Frame 1 (no input): blank canvas, image omitted
Frame 60 (the mouse pressed at the canvas centre just before this capture): blank canvas, image omitted
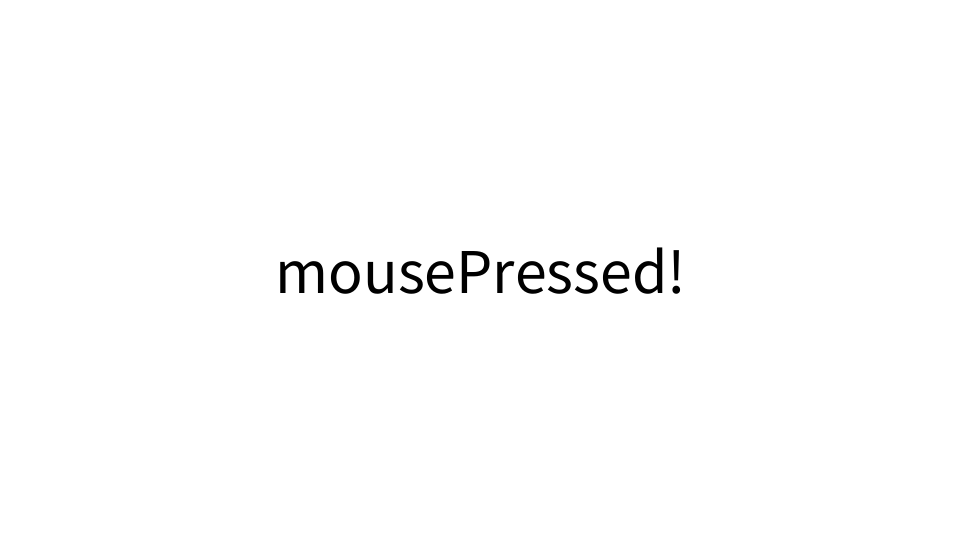
Frame 120 (the mouse held since frame 60 and released just before this capture)

The Processing sketch whose frames 1 and 60 were blank and that drew this single picture after the mouse press (run headless with seeded random() and noise(); from frame 60 on, the mouse is pressed at the canvas centre):

// Processing sketch: sketch_xxx_mouseEvent
// ── sketch_xxx_mouseEvent.pde
String str = "";

// setup関数 : 初回1度だけ実行される
void setup() {
  size(960, 540); // ウィンドウサイズを960px,540pxに
  colorMode(HSB, 360, 100, 100, 100);
  textAlign(CENTER, CENTER);
  textSize(64);
  fill(0, 0, 0);
  background(0, 0, 100);
}

// draw関数 : setup関数実行後繰り返し実行される
void draw() {
  background(0, 0, 100);
  text(str, width/2, height/2);
}

/*
**  マウスイベント（クリック・ドラッグ）関数
 */

// mousePressed関数 : クリックした時
void mousePressed() {
  println("mousePressed");
  str = "mousePressed!";
}

// mouseReleased関数 : クリックを離した時
void mouseReleased() {
  println("mouseReleased");
  str = "mouseReleased!";
}
// mouseDragged関数：マウスをドラッグしたとき
void mouseDragged() {
  println("mouseDragged");
  str = "mouseDragged!";
}

// mouseMoved関数：マウスを動かしたとき
void mouseMoved() {
  println("mouseMoved");
  str = "mouseMoved!";
}
